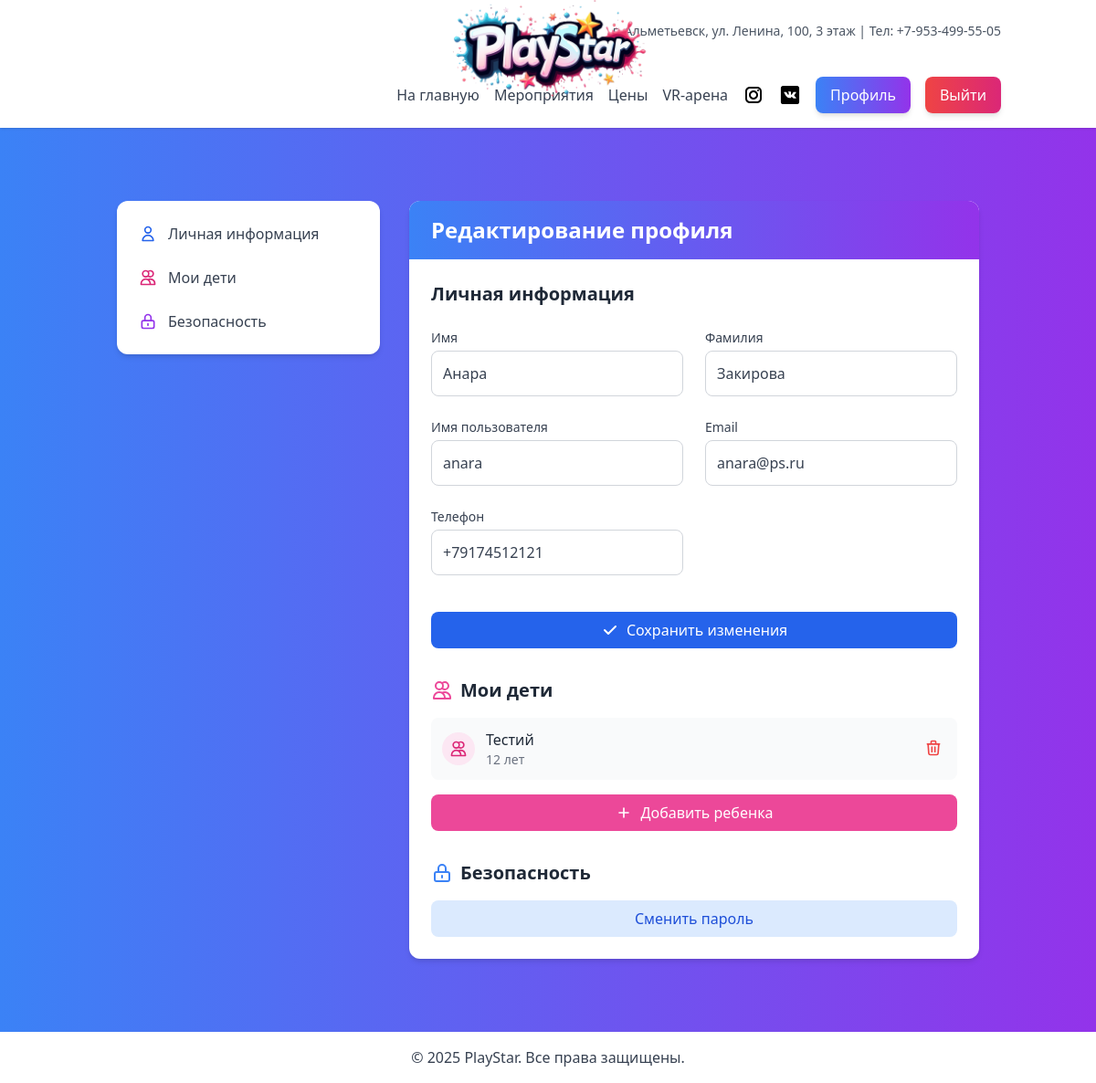
The page /accounts/profile/edit/ (signed in) on the database its author committed.
### main/models.py (models this page shows, shortened)
class CustomUser(AbstractUser):
    ROLE_CHOICES = [
        ('CLIENT', 'Клиент'),
        ('STAFF', 'Сотрудник'),
        ('MANAGER', 'Менеджер'),
        ('ADMIN', 'Администратор'),
    ]
    PROFESSIONAL_ROLES = [
        ('none', 'Не назначена'),
        ('animator', 'Детский городок'),
        ('additional', 'Доп. сотрудник'),
        ('vr_operator', 'VR сотрудник'),
        ('cashier', 'Кассир (Администратор)'),
    ]
    phone_number = models.CharField(max_length=15, unique=True, verbose_name="Номер телефона")
    role = models.CharField(
        max_length=10,
        choices=ROLE_CHOICES,
        default='CLIENT',
        verbose_name='Роль'
    )
    professional_role = models.CharField(
        max_length=20,
        choices=PROFESSIONAL_ROLES,
        default='none',
        verbose_name='Профессиональная роль'
    )
    email = models.EmailField(unique=True, verbose_name="Email")

class Child(models.Model):
    GENDER_CHOICES = [
        ('M', 'Мальчик'),
        ('F', 'Девочка'),
    ]
    profile = models.ForeignKey(Profile, on_delete=models.CASCADE, related_name='children')
    name = models.CharField(max_length=100, verbose_name="Имя ребенка")
    age = models.PositiveIntegerField(verbose_name="Возраст ребенка")
    birthdate = models.DateField(verbose_name="Дата рождения", blank=True, null=True)
    gender = models.CharField(
        max_length=1,
        choices=GENDER_CHOICES,
        verbose_name="Пол",
        blank=True,
        null=True
    )
    class Meta:
        verbose_name = "Ребенок"
        verbose_name_plural = "Дети"

### accounts/views.py (the view)
# urls.py: path('profile/edit/', profile_edit, name='profile_edit'),
@login_required
def profile_edit(request):
    user = request.user
    profile, created = Profile.objects.get_or_create(user=user)
    children = profile.children.all()
    telegram_account = SocialAccount.objects.filter(user=user, provider='telegram').first()
    if request.method == 'POST':
        user_form = UserUpdateForm(request.POST, instance=user)
        profile_form = ProfileUpdateForm(request.POST, instance=profile)
        if user_form.is_valid() and profile_form.is_valid():
            user_form.save()
            profile_form.save()
            messages.success(request, _('Профиль успешно обновлен!'))
            return redirect('accounts:profile')
    else:
        user_form = UserUpdateForm(instance=user)
        profile_form = ProfileUpdateForm(instance=profile)
    context = {
        'user_form': user_form,
        'profile_form': profile_form,
        'child_form': ChildForm(),
        'password_form': CustomPasswordChangeForm(user=request.user),
        'children': children,
        'telegram_bot_name': getattr(settings, 'TELEGRAM_BOT_NAME', ''),
        'telegram_account': telegram_account,
    }
    return render(request, 'accounts/profile_edit.html', context)

### accounts/forms.py
class ProfileUpdateForm(forms.ModelForm):
    class Meta:
        model = Profile
        fields = []

### accounts/templates/accounts/profile_edit.html (shortened to what this page needs)
{% extends 'base.html' %}
{% load static %}
{% load social_tags %}
{% block content %}
<div class="max-w-7xl mx-auto px-4 py-8 flex flex-col md:flex-row gap-8">
    <div class="w-full md:w-64 lg:w-72 shrink-0">
        <div class="bg-white rounded-xl shadow-md p-4 sticky top-8">
            <nav class="space-y-2">
                <a href="#personal-info" class="flex items-center p-2 text-gray-700 hover:bg-blue-50 rounded-lg transition group">
                    <svg class="w-5 h-5 mr-3 text-blue-600 group-hover:text-blue-700" fill="none" stroke="currentColor" viewBox="0 0 24 24">
                        <path stroke-linecap="round" stroke-linejoin="round" stroke-width="2" d="M16 7a4 4 0 11-8 0 4 4 0 018 0zM12 14a7 7 0 00-7 7h14a7 7 0 00-7-7z"/>
                    </svg>
                    Личная информация
                </a>
                <a href="#children" class="flex items-center p-2 text-gray-700 hover:bg-blue-50 rounded-lg transition group">
                    <svg class="w-5 h-5 mr-3 text-pink-600 group-hover:text-pink-700" fill="none" stroke="currentColor" viewBox="0 0 24 24">
                        <path stroke-linecap="round" stroke-linejoin="round" stroke-width="2" d="M12 4.354a4 4 0 110 5.292M15 21H3v-1a6 6 0 0112 0v1zm0 0h6v-1a6 6 0 00-9-5.197M13 7a4 4 0 11-8 0 4 4 0 018 0z"/>
                    </svg>
                    Мои дети
                </a>
                <a href="#security" class="flex items-center p-2 text-gray-700 hover:bg-blue-50 rounded-lg transition group">
                    <svg class="w-5 h-5 mr-3 text-purple-600 group-hover:text-purple-700" fill="none" stroke="currentColor" viewBox="0 0 24 24">
                        <path stroke-linecap="round" stroke-linejoin="round" stroke-width="2" d="M12 15v2m-6 4h12a2 2 0 002-2v-6a2 2 0 00-2-2H6a2 2 0 00-2 2v6a2 2 0 002 2zm10-10V7a4 4 0 00-8 0v4h8z"/>
                    </svg>
                    Безопасность
                </a>
            </nav>
        </div>
    </div>
    <div class="flex-grow">
        <div class="bg-white rounded-xl shadow-md overflow-hidden">
            <div class="bg-gradient-to-r from-blue-500 to-purple-600 px-6 py-4">
                <h1 class="text-2xl font-bold text-white">Редактирование профиля</h1>
            </div>
            <div class="p-6 space-y-8">
                <section id="personal-info" class="scroll-mt-20">
                    <h2 class="text-xl font-semibold text-gray-800 mb-4">Личная информация</h2>
                    <form method="post" class="space-y-6">
                        <div class="grid grid-cols-1 md:grid-cols-2 gap-6">
                            <div>
                                <label for="{{ user_form.first_name.id_for_label }}" class="block text-sm font-medium text-gray-700 mb-1">Имя</label>
                                {{ user_form.first_name }}
                            </div>
                            <div>
                                <label for="{{ user_form.last_name.id_for_label }}" class="block text-sm font-medium text-gray-700 mb-1">Фамилия</label>
                                {{ user_form.last_name }}
                            </div>
                            <div>
                                <label for="{{ user_form.username.id_for_label }}" class="block text-sm font-medium text-gray-700 mb-1">Имя пользователя</label>
                                {{ user_form.username }}
                            </div>
                            <div>
                                <label for="{{ user_form.email.id_for_label }}" class="block text-sm font-medium text-gray-700 mb-1">Email</label>
                                {{ user_form.email }}
                            </div>
                            <div>
                                <label for="{{ user_form.phone_number.id_for_label }}" class="block text-sm font-medium text-gray-700 mb-1">Телефон</label>
                                <div class="relative">
                                    {{ user_form.phone_number }}
                                </div>
                            </div>
                        </div>
                        <div class="pt-4">
                            <button type="submit" class="w-full bg-blue-600 hover:bg-blue-700 text-white font-medium py-2 px-4 rounded-lg transition duration-200 flex items-center justify-center">
                                <svg xmlns="http://www.w3.org/2000/svg" class="h-5 w-5 mr-2" viewBox="0 0 20 20" fill="currentColor">
                                    <path fill-rule="evenodd" d="M16.707 5.293a1 1 0 010 1.414l-8 8a1 1 0 01-1.414 0l-4-4a1 1 0 011.414-1.414L8 12.586l7.293-7.293a1 1 0 011.414 0z" clip-rule="evenodd" />
                                </svg>
                                Сохранить изменения
                            </button>
                        </div>
                    </form>
                </section>
                <section id="children" class="scroll-mt-20">
                    <h2 class="text-xl font-semibold text-gray-800 mb-4 flex items-center">
                        Мои дети
                    </h2>
                    {% if children %}
                    <div class="space-y-3">
                        {% for child in children %}
                        <div class="flex items-center justify-between bg-gray-50 p-3 rounded-lg">
                            <div class="flex items-center">
                                <div class="bg-pink-100 text-pink-600 rounded-full p-2 mr-3">
                                    <svg xmlns="http://www.w3.org/2000/svg" class="h-5 w-5" fill="none" viewBox="0 0 24 24" stroke="currentColor">
                                        <path stroke-linecap="round" stroke-linejoin="round" stroke-width="2" d="M12 4.354a4 4 0 110 5.292M15 21H3v-1a6 6 0 0112 0v1zm0 0h6v-1a6 6 0 00-9-5.197M13 7a4 4 0 11-8 0 4 4 0 018 0z" />
                                    </svg>
                                </div>
                                <div>
                                    <h3 class="font-medium text-gray-800">{{ child.name }}</h3>
                                    <p class="text-sm text-gray-500">{{ child.age }} лет {% if child.gender %}({{ child.get_gender_display }}){% endif %}</p>
                                </div>
                            </div>
                            <form action="{% url 'accounts:delete_child' child.id %}" method="post" class="delete-child-form">
                                <button type="submit" class="text-red-500 hover:text-red-700 p-1 rounded-full hover:bg-red-50 transition">
                                    <svg xmlns="http://www.w3.org/2000/svg" class="h-5 w-5" fill="none" viewBox="0 0 24 24" stroke="currentColor">
                                        <path stroke-linecap="round" stroke-linejoin="round" stroke-width="2" d="M19 7l-.867 12.142A2 2 0 0116.138 21H7.862a2 2 0 01-1.995-1.858L5 7m5 4v6m4-6v6m1-10V4a1 1 0 00-1-1h-4a1 1 0 00-1 1v3M4 7h16" />
                                    </svg>
                                </button>
                            </form>
                        </div>
                        {% endfor %}
                    </div>
                    {% else %}
                    <div class="bg-blue-50 p-4 rounded-lg text-center">
                        <p class="text-blue-800">Дети не добавлены</p>
                    </div>
                    {% endif %}
                    <button onclick="openModal('addChildModal')" class="mt-4 w-full bg-pink-500 hover:bg-pink-600 text-white font-medium py-2 px-4 rounded-lg transition duration-200 flex items-center justify-center">
                        <svg xmlns="http://www.w3.org/2000/svg" class="h-5 w-5 mr-2" fill="none" viewBox="0 0 24 24" stroke="currentColor">
                            <path stroke-linecap="round" stroke-linejoin="round" stroke-width="2" d="M12 6v6m0 0v6m0-6h6m-6 0H6" />
                        </svg>
                        Добавить ребенка
                    </button>
                </section>
                <section id="security" class="scroll-mt-20">
                    <h2 class="text-xl font-semibold text-gray-800 mb-4 flex items-center">
                        <svg xmlns="http://www.w3.org/2000/svg" class="h-6 w-6 mr-2 text-blue-500" fill="none" viewBox="0 0 24 24" stroke="currentColor">
                            <path stroke-linecap="round" stroke-linejoin="round" stroke-width="2" d="M12 15v2m-6 4h12a2 2 0 002-2v-6a2 2 0 00-2-2H6a2 2 0 00-2 2v6a2 2 0 002 2zm10-10V7a4 4 0 00-8 0v4h8z" />
                        </svg>
                        Безопасность
                    </h2>
                    <button onclick="openModal('changePasswordModal')" class="w-full bg-blue-100 hover:bg-blue-200 text-blue-700 font-medium py-2 px-4 rounded-lg transition duration-200 flex items-center justify-center">
                        Сменить пароль
                    </button>
                </section>
            </div>
        </div>
    </div>
</div>
<link rel="stylesheet" href="{% static 'accounts/css/style.css' %}">
{% endblock %}

### accounts/static/accounts/css/style.css (style rules this page uses)
input, select, textarea { width: 100%; padding: 0.75rem; border: 1px solid #d1d5db; border-radius: 0.5rem; font-size: 1rem; color: #374151; transition: border-color 0.2s, box-shadow 0.2s; }
.bg-pink-100 { background-color: #fce7f3; }
.text-pink-600 { color: #db2777; }
.bg-blue-100 { background-color: #dbeafe; }
.text-blue-600 { color: #2563eb; }

### rows shown on the page
CustomUser: first_name "Анара", last_name "Закирова", username "anara", email "anara@ps.ru", phone_number "+79174512121"
Child: name "Тестий", age "12"
